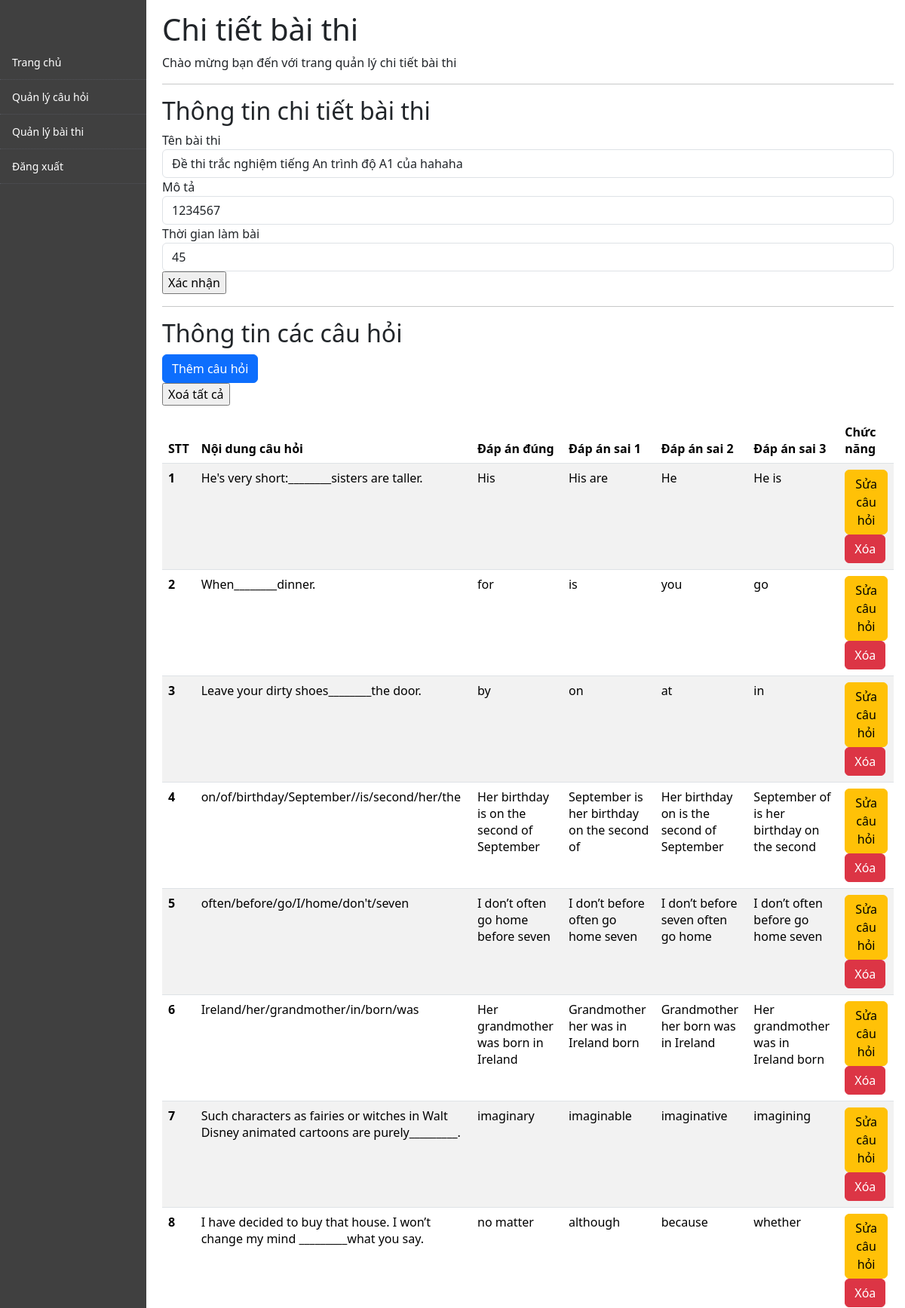
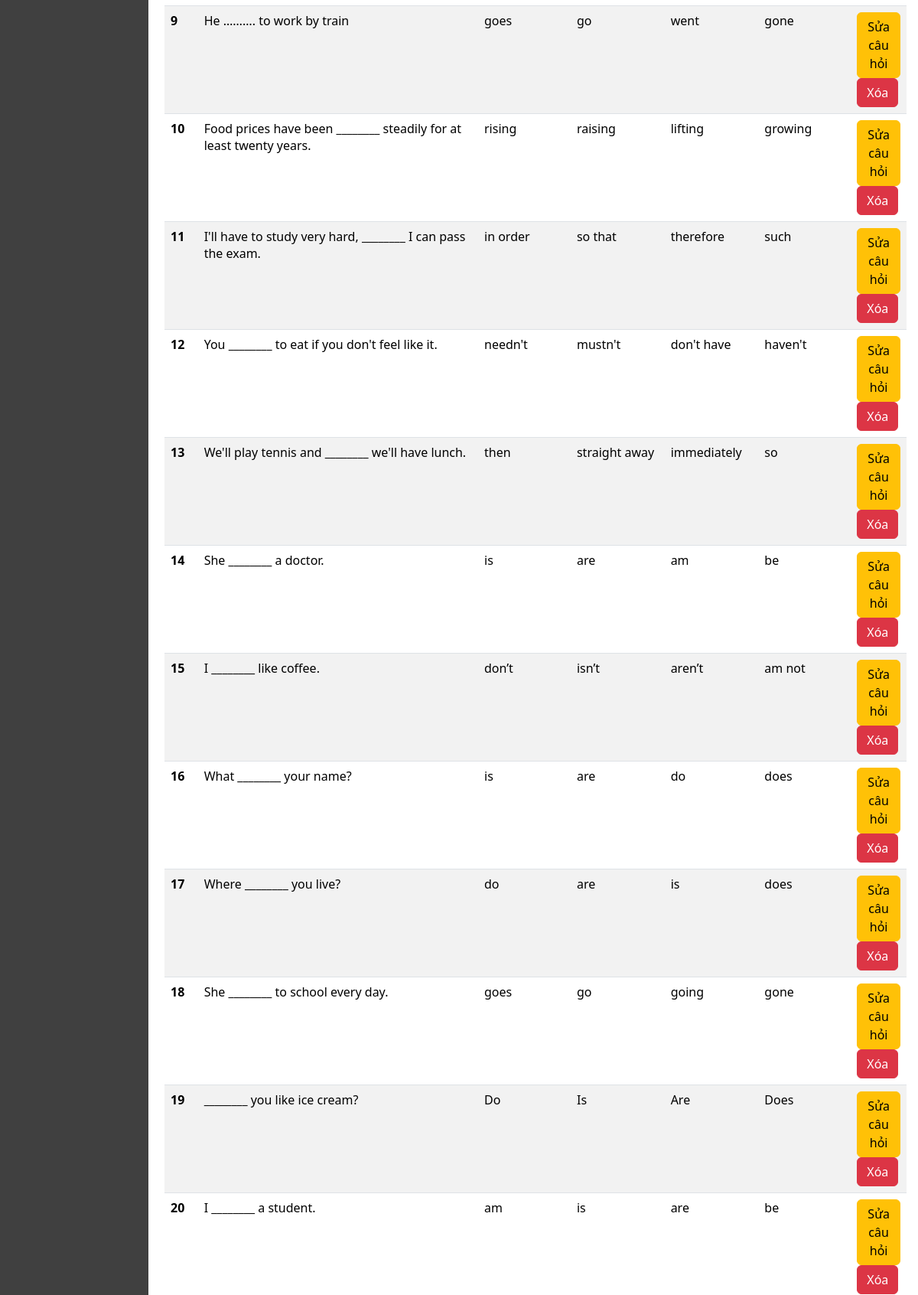
The page /Views/admin/quanlychitietbaithi.php?id=12 (signed in, upper part) on the database its author committed (2 pictures, top to bottom).
### tables this page shows
CREATE TABLE `cauhoi` (
  `MaCauHoi` int(11) NOT NULL,
  `NoiDung` varchar(255) NOT NULL,
  `DapAnDung` varchar(255) NOT NULL,
  `DapAnSai1` varchar(255) NOT NULL,
  `DapAnSai2` varchar(255) NOT NULL,
  `DapAnSai3` varchar(255) NOT NULL,
  `TrinhDo` varchar(3) NOT NULL
);

### Controller/Connection.php (called while the page is built, shortened)
<?php
class Connection
{
  private $serverName = "localhost";
  private $userName = "root";
  private $password = "";
  private $dbName = "tntienganh";
  public function __construct()
  {
    $this->conn = new PDO("mysql:host=$this->serverName;dbname=$this->dbName", $this->userName, $this->password);
  }
}

### Controller/QuanLyBaiThi.php (called while the page is built, shortened)
<?php
include 'Connection.php';
$connection = new Connection();
function getDetailExam($id)
{
    $sql = "SELECT ch.MaCauHoi, ch.NoiDung, ch.DapAnDung, ch.DapAnSai1, ch.DapAnSai2, ch.DapAnSai3, bt.ThoiGianLamBai, bt.TenBaiThi, bt.MoTa
    FROM cauhoi ch
    JOIN chitietbaithi ctbt ON ch.MaCauHoi = ctbt.MaCauHoi
    join baithi bt on bt.MaBaiThi = ctbt.MaBaiThi
    WHERE ctbt.MaBaiThi = ?
    group by MaCauHoi ;";
    global $connection;
    $stmt = $connection->conn->prepare($sql);
    $stmt->execute([$id]);
    $result = $stmt->fetchAll(PDO::FETCH_ASSOC);
    return $result;
}

### Views/admin/quanlychitietbaithi.php (the view, shortened to what this page needs)
<?php
include 'header.php';
include '../../Controller/QuanLyBaiThi.php';
$id = isset($_GET['id']) ? $_GET['id'] : null;
$result = getDetailExam($id);
?>
<link href="https://cdn.jsdelivr.net/npm/bootstrap@5.3.3/dist/css/bootstrap.min.css" rel="stylesheet">
<link rel="stylesheet" href="https://cdn.datatables.net/2.0.8/css/dataTables.dataTables.css" />
<link rel="stylesheet" href="https://cdn.datatables.net/1.11.6/css/dataTables.bootstrap5.min.css" />
<div id="content-wrapper">
  <div id="content">
    <h1>Chi tiết bài thi </h1>
    <p>Chào mừng bạn đến với trang quản lý chi tiết bài thi</p>
    <hr>
    <h2>Thông tin chi tiết bài thi</h2>
    <form method="post">
      <div class="form-group">
        <label for="tenbaithi">Tên bài thi</label>
        <input type="text" class="form-control" id="tenbaithi" name="tenbaithi" value="<?php echo $result[0]['TenBaiThi']; ?>">
      </div>
      <div class="form-group">
        <label for="mota">Mô tả</label>
        <input type="text" class="form-control" id="mota" name="mota" value="<?php echo $result[0]['MoTa']; ?>">
      </div>
      <div class="form-group">
        <label for="thoigian">Thời gian làm bài</label>
        <input type="text" class="form-control" id="thoigian" name="thoigian" value="<?php echo $result[0]['ThoiGianLamBai']; ?>">
      </div>
      <div class="form-group">
        <input type="submit" value="Xác nhận">
      </div>
    </form>
    <hr>
    <h2>Thông tin các câu hỏi</h2>
    <a href="ThemCauHoiTrongBaiThi.php?id=<?php echo $id; ?>" class="btn btn-primary">Thêm câu hỏi</a>
    <form action="" method="post">
      <input type="submit" value="Xoá tất cả">
    </form>
    <table class="table table-striped" id="myTable" >
      <thead class="thead-dark">
        <tr>
          <th scope="col">STT</th>
          <th scope="col">Nội dung câu hỏi</th>
          <th scope="col">Đáp án đúng</th>
          <th scope="col">Đáp án sai 1</th>
          <th scope="col">Đáp án sai 2</th>
          <th scope="col">Đáp án sai 3</th>
          <th scope="col">Chức năng</th>
        </tr>
      </thead>
      <tbody>
        <?php
        if (is_array($result) && count($result) > 0) {
          $i = 1;
          foreach ($result as $cauhoi) {
        ?>
            <tr>
              <th scope="row"><?php echo $i++; ?></th>
              <td><?php echo htmlspecialchars($cauhoi['NoiDung']); ?></td>
              <td><?php echo htmlspecialchars($cauhoi['DapAnDung']); ?></td>
              <td><?php echo htmlspecialchars($cauhoi['DapAnSai1']); ?></td>
              <td><?php echo htmlspecialchars($cauhoi['DapAnSai2']); ?></td>
              <td><?php echo htmlspecialchars($cauhoi['DapAnSai3']); ?></td>
              <td>
                <a href="ThayDoiCauHoiTrongBaiThi.php?id=<?php echo $id; ?>&old_question=<?php echo $cauhoi['MaCauHoi']; ?>" class="btn btn-warning">Sửa câu hỏi</a>
                <a href="quanlychitietbaithi.php?id=<?php echo $id; ?>&delete=1&macauhoi=<?php echo $cauhoi['MaCauHoi']; ?>" class="btn btn-danger">Xóa</a>
              </td>
            </tr>
        <?php
          }
        } else {
          echo "<tr><td colspan='6'>Không có dữ liệu</td></tr>";
        }
        ?>
      </tbody>
    </table>
  </div>
</div>

### Styles/admin.css (style rules this page uses)
#content-wrapper { margin-left: 200px; background-color: #ffffff; height: max-content; padding: 15px; overflow: auto; margin-top: 0; }

### rows shown on the page
cauhoi: NoiDung "He's very short:________sisters are taller.", DapAnDung "His", DapAnSai1 "His are", DapAnSai2 "He", DapAnSai3 "He is"
cauhoi: NoiDung "When________dinner.", DapAnDung "for", DapAnSai1 "is", DapAnSai2 "you", DapAnSai3 "go"
cauhoi: NoiDung "Leave your dirty shoes________the door.", DapAnDung "by", DapAnSai1 "on", DapAnSai2 "at", DapAnSai3 "in"
cauhoi: NoiDung "on/of/birthday/September//is/second/her/the", DapAnDung "Her birthday is on the second of September", DapAnSai1 "September is her birthday on the second of", DapAnSai2 "Her birthday on is the second of September", DapAnSai3 "September of is her birthday on the second"
cauhoi: NoiDung "often/before/go/I/home/don't/seven", DapAnDung "I don’t often go home before seven", DapAnSai1 "I don’t before often go home seven", DapAnSai2 "I don’t before seven often go home", DapAnSai3 "I don’t often before go home seven"
cauhoi: NoiDung "Ireland/her/grandmother/in/born/was", DapAnDung "Her grandmother was born in Ireland", DapAnSai1 "Grandmother her was in Ireland born", DapAnSai2 "Grandmother her born was in Ireland", DapAnSai3 "Her grandmother was in Ireland born"
cauhoi: NoiDung "Such characters as fairies or witches in Walt Disney animated cartoons are purely_________.", DapAnDung "imaginary", DapAnSai1 "imaginable", DapAnSai2 "imaginative", DapAnSai3 "imagining"
cauhoi: NoiDung "I have decided to buy that house. I won’t change my mind _________what you say.", DapAnDung "no matter", DapAnSai1 "although", DapAnSai2 "because", DapAnSai3 "whether"
cauhoi: NoiDung "He ………. to work by train", DapAnDung "goes", DapAnSai1 "go", DapAnSai2 "went", DapAnSai3 "gone"
cauhoi: NoiDung "Food prices have been ________ steadily for at least twenty years.", DapAnDung "rising", DapAnSai1 "raising", DapAnSai2 "lifting", DapAnSai3 "growing"
cauhoi: NoiDung "I'll have to study very hard, ________ I can pass the exam.", DapAnDung "in order", DapAnSai1 "so that", DapAnSai2 "therefore", DapAnSai3 "such"
cauhoi: NoiDung "You ________ to eat if you don't feel like it.", DapAnDung "needn't", DapAnSai1 "mustn't", DapAnSai2 "don't have", DapAnSai3 "haven't"
cauhoi: NoiDung "We'll play tennis and ________ we'll have lunch.", DapAnDung "then", DapAnSai1 "straight away", DapAnSai2 "immediately", DapAnSai3 "so"
cauhoi: NoiDung "She ________ a doctor.", DapAnDung "is", DapAnSai1 "are", DapAnSai2 "am", DapAnSai3 "be"
cauhoi: NoiDung "I ________ like coffee.", DapAnDung "don’t", DapAnSai1 "isn’t", DapAnSai2 "aren’t", DapAnSai3 "am not"
cauhoi: NoiDung "What ________ your name?", DapAnDung "is", DapAnSai1 "are", DapAnSai2 "do", DapAnSai3 "does"
cauhoi: NoiDung "Where ________ you live?", DapAnDung "do", DapAnSai1 "are", DapAnSai2 "is", DapAnSai3 "does"
cauhoi: NoiDung "She ________ to school every day.", DapAnDung "goes", DapAnSai1 "go", DapAnSai2 "going", DapAnSai3 "gone"
cauhoi: NoiDung "________ you like ice cream?", DapAnDung "Do", DapAnSai1 "Is", DapAnSai2 "Are", DapAnSai3 "Does"
cauhoi: NoiDung "I ________ a student.", DapAnDung "am", DapAnSai1 "is", DapAnSai2 "are", DapAnSai3 "be"
